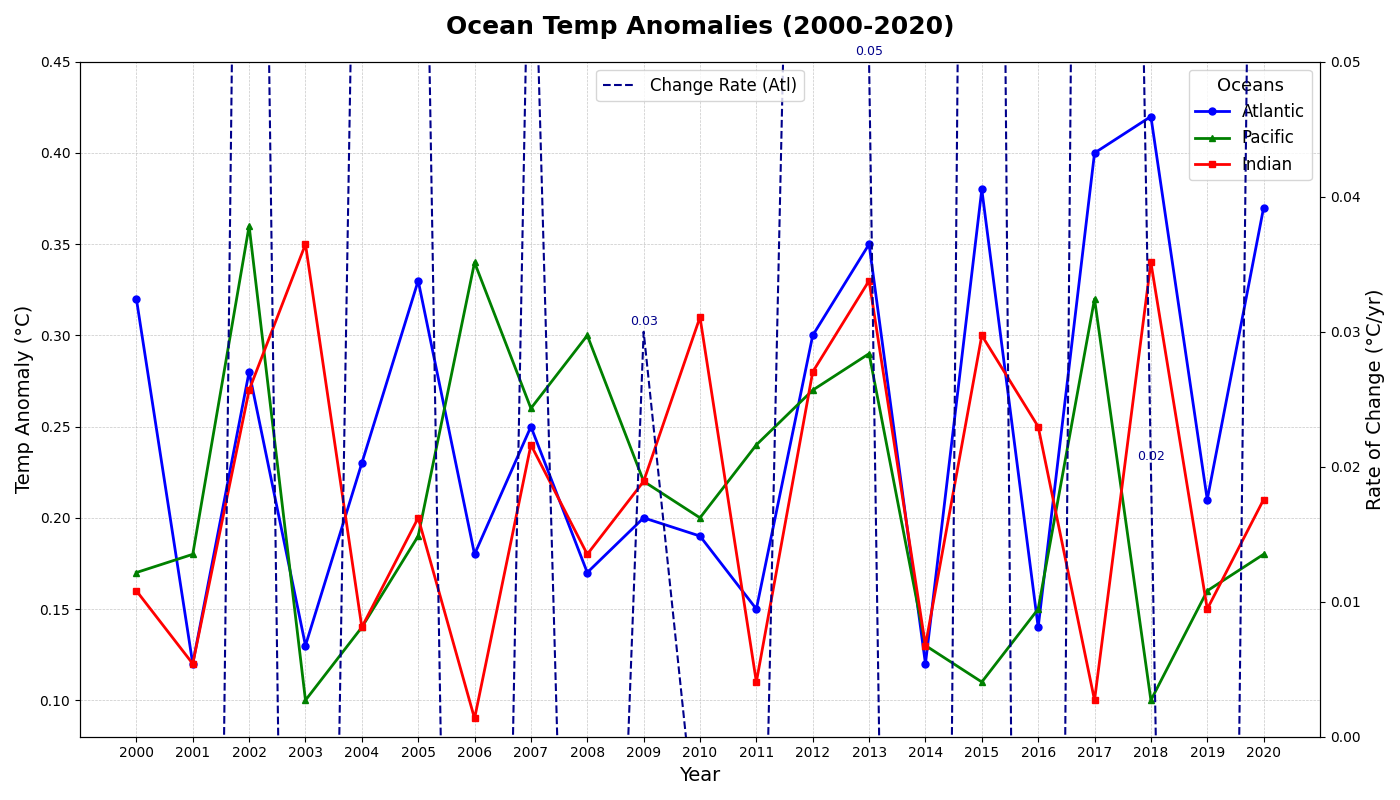

Source code (Python):
import matplotlib.pyplot as plt
import numpy as np

years = np.arange(2000, 2021)
atlantic_anomalies = [
    0.32, 0.12, 0.28, 0.13, 0.23, 0.33, 0.18, 0.25, 0.17, 0.20, 0.19, 0.15, 0.30, 0.35, 0.12, 0.38, 0.14, 0.40, 0.42, 0.21, 0.37
]
pacific_anomalies = [
    0.17, 0.18, 0.36, 0.10, 0.14, 0.19, 0.34, 0.26, 0.30, 0.22, 0.20, 0.24, 0.27, 0.29, 0.13, 0.11, 0.15, 0.32, 0.10, 0.16, 0.18
]
indian_anomalies = [
    0.16, 0.12, 0.27, 0.35, 0.14, 0.20, 0.09, 0.24, 0.18, 0.22, 0.31, 0.11, 0.28, 0.33, 0.13, 0.30, 0.25, 0.10, 0.34, 0.15, 0.21
]

fig, ax = plt.subplots(figsize=(14, 8))

ax.plot(years, atlantic_anomalies, color='blue', marker='o', markersize=5, linewidth=2, label='Atlantic')
ax.plot(years, pacific_anomalies, color='green', marker='^', markersize=5, linewidth=2, label='Pacific')
ax.plot(years, indian_anomalies, color='red', marker='s', markersize=5, linewidth=2, label='Indian')

ax.set_title("Ocean Temp Anomalies (2000-2020)", fontsize=18, fontweight='bold', pad=20)
ax.set_xlabel("Year", fontsize=14)
ax.set_ylabel("Temp Anomaly (°C)", fontsize=14)
ax.legend(fontsize=12, title="Oceans", title_fontsize='13')

ax.grid(True, which='both', linestyle='--', linewidth=0.5, alpha=0.7)

ax.set_xticks(years)
ax.set_xlim([1999, 2021])
ax.set_ylim([0.08, 0.45])

ax_anomaly_change = ax.twinx()
atlantic_rate_of_change = np.diff(atlantic_anomalies)
ax_anomaly_change.plot(years[1:], atlantic_rate_of_change, color='darkblue', linestyle='--', linewidth=1.5, label='Change Rate (Atl)')

ax_anomaly_change.set_ylim([0.00, 0.05])
ax_anomaly_change.set_ylabel("Rate of Change (°C/yr)", fontsize=14)

for i, rate in enumerate(atlantic_rate_of_change):
    ax_anomaly_change.annotate(f"{rate:.2f}", (years[i+1], rate), textcoords="offset points", xytext=(0,5), ha='center', fontsize=9, color='darkblue')

ax_anomaly_change.legend(loc='upper center', fontsize=12)

plt.tight_layout()
plt.show()
